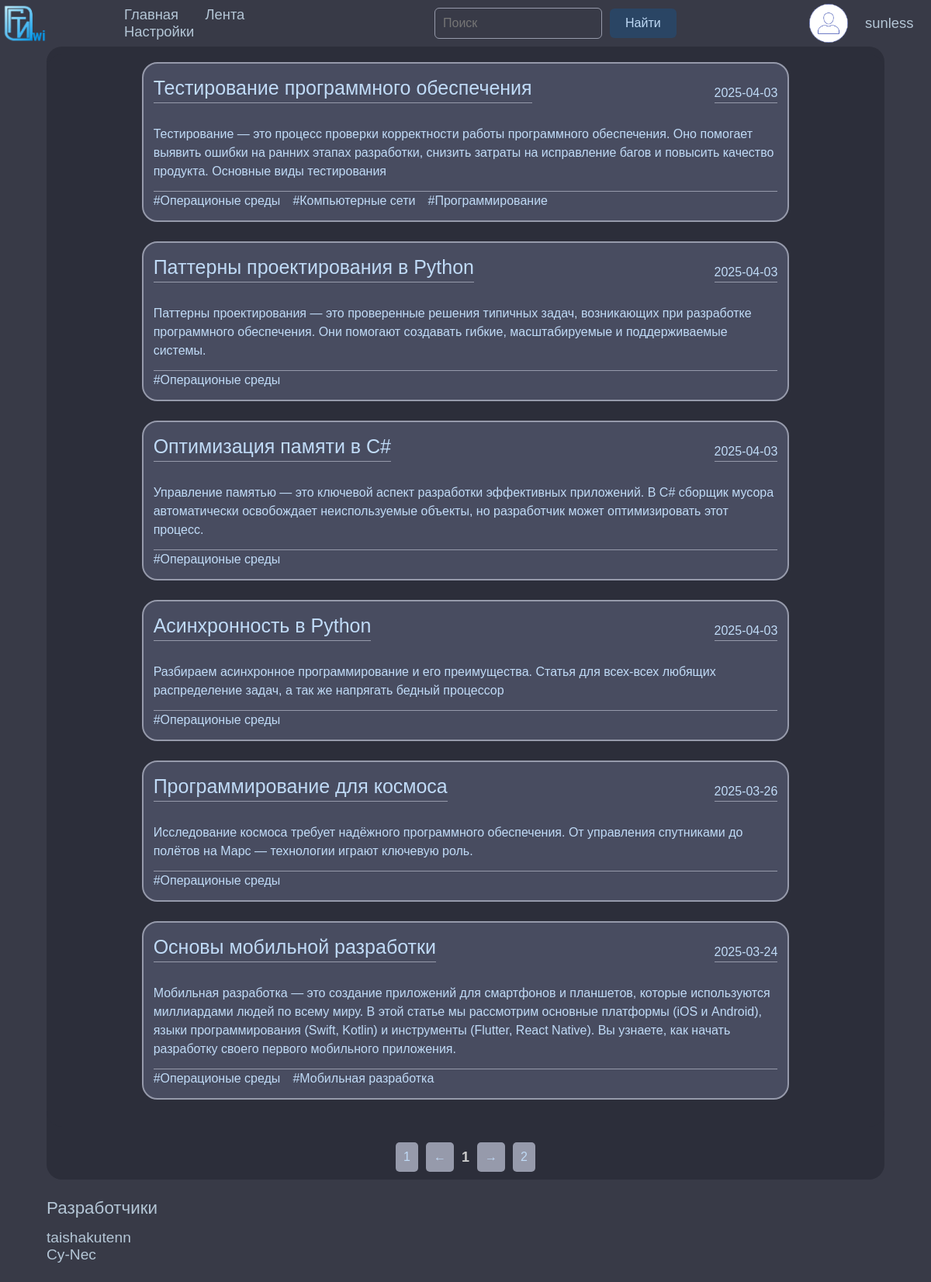
The page /ribbon (signed in) on the database its author committed.
### data/users.py (models this page shows, shortened)
class User(SqlAlchemyBase, UserMixin):
    __tablename__ = 'users'
    id = sqlalchemy.Column(sqlalchemy.Integer, primary_key=True, autoincrement=True)
    name = sqlalchemy.Column(sqlalchemy.String, nullable=True)
    surname = sqlalchemy.Column(sqlalchemy.String, nullable=True)
    username = sqlalchemy.Column(sqlalchemy.String, index=True, unique=True, nullable=True)
    about = sqlalchemy.Column(sqlalchemy.String, nullable=True)
    binary_avatar = sqlalchemy.Column(sqlalchemy.String, nullable=True)
    email = sqlalchemy.Column(sqlalchemy.String, index=True, unique=True, nullable=True)
    hashed_password = sqlalchemy.Column(sqlalchemy.String, nullable=True)
    role = sqlalchemy.Column(sqlalchemy.String, nullable=True, default="user")
    created_date = sqlalchemy.Column(sqlalchemy.DateTime, default=datetime.date.today)
    articles = orm.relationship("Article", back_populates='user', cascade="all, delete-orphan")
    notifications = orm.relationship("Notification", back_populates='user', cascade="all, delete-orphan")

### data/articles.py (models this page shows, shortened)
class Article(SqlAlchemyBase):
    __tablename__ = 'articles'
    id = sqlalchemy.Column(sqlalchemy.Integer, primary_key=True, autoincrement=True)
    title = sqlalchemy.Column(sqlalchemy.String, nullable=False)  # Заголовок статьи
    preview = sqlalchemy.Column(sqlalchemy.String, nullable=True)  # Краткое описание
    author_id = sqlalchemy.Column(sqlalchemy.Integer, sqlalchemy.ForeignKey('users.id'), nullable=False)  # ID автора
    created_date = sqlalchemy.Column(sqlalchemy.DateTime, default=datetime.date.today)  # Дата создания
    updated_date = sqlalchemy.Column(sqlalchemy.DateTime, onupdate=datetime.date.today, nullable=True)  # Дата обновления
    article_text = sqlalchemy.Column(sqlalchemy.String, nullable=False) # Текст статьи
    views = sqlalchemy.Column(sqlalchemy.Integer, default=0, index=True)  # Количество просмотров
    user = orm.relationship('User')
    tags = orm.relationship(
        "NewsToTags",
        back_populates="article"
    )

### data/tags.py (models this page shows)
class Tag(SqlAlchemyBase):
    __tablename__ = 'tags'
    id = sqlalchemy.Column(sqlalchemy.Integer, primary_key=True, autoincrement=True)
    name = sqlalchemy.Column(sqlalchemy.String, nullable=True)
    articles = relationship(
        "NewsToTags",
        back_populates="tag"
    )

### main.py (the view)
@app.route("/ribbon")
def ribbon():
    page = request.args.get('page', default=1, type=int)
    articles_per_page = 6  # Статей на странице
    offset = (page - 1) * articles_per_page  # Сколько записей нужно пропустить в бд для данной страницы
    db_sess = db_session.create_session()
    articles = db_sess.query(Article).order_by(Article.id.desc()).offset(offset).limit(articles_per_page).all()
    total_articles = db_sess.query(Article).count()  # Общее количество статей
    max_page = (total_articles + articles_per_page - 1) // articles_per_page  # Расчёт количества страниц
    params = {
        "title": "Лента",
        "articles": [],
        "page": page,
        "max_page": max_page
    }
    for article in articles:
        article_to_tags = db_sess.query(NewsToTags).filter(NewsToTags.article_id == article.id).all()
        tags = [tag.tag.name for tag in article_to_tags]
        params["articles"].append({
            "article": article,
            "tags": tags,
        })
    return render_template("ribbon.html", **params)

### data/db_session.py (called while the page is built)
def create_session() -> Session:
    global __factory
    return __factory()

### main.py (called while the page is built)
@login_manager.user_loader  # загружаем пользователя при запуске
def load_user(user_id):
    db_sess = db_session.create_session()
    return db_sess.query(User).get(user_id)

@app.context_processor
def inject_user_avatar():
    db_sess = db_session.create_session()
    if current_user.is_authenticated:
        is_creator = db_sess.query(Demand).filter(Demand.user_id == current_user.id).first()
    else:
        is_creator = False
    if current_user.is_authenticated:
        user_avatar = current_user.binary_avatar  # Получаем Base64 строку изображения
    else:
        user_avatar = None  # Если пользователь не авторизован
    return dict(user_avatar=user_avatar, is_creator=is_creator)

### templates/ribbon.html
{% extends "base.html" %}
{% block content %}
	<main class="ribbon">
        <div class="articles-blocks">
            {% for item in articles %}
                <div class="article-block">
                    <div class="header">
                        <h1 class="title">
                            <a href="/article/{{ item.article.id }}">{{ item.article.title }}</a>
                        </h1>
                        <span class="date-rib">{{ item.article.created_date.strftime('%Y-%m-%d') }}</span>
                    </div>
                    <div class="main-text">{{ item.article.preview }}</div>
                    <div class="tags-list-footer">
                        {% for tag in item.tags %}
                            <p>#{{ tag }}</p>
                        {% endfor %}
                    </div>
                </div>
            {% endfor %}
        </div>
    </main>
	<div class="pagination">
	        <button type="submit" name="page" value="ribbon" onclick="window.location.href='/ribbon?page=1'">1</button>
	        <button type="submit" name="page" value="prev" onclick="window.location.href='/ribbon?page={{ page - 1 }}'">←</button>
	        <span class="current-page">{{ page }}</span>
	        <button type="submit" name="page" value="next" onclick="window.location.href='/ribbon?page={{ page + 1 }}'">→</button>
	        <button type="submit" name="page" value="{{ total_pages }}" onclick="window.location.href='/ribbon?page={{ max_page }}'">{{ max_page }}</button>
	</div>
{% endblock %}

### templates/base.html (shortened to what this page needs)
<!DOCTYPE html>
<html lang="ru">
<head>
  <link rel="stylesheet" href="{{ url_for('static', filename='css/base.css')}}">
</head>
<body>
  <header>
    <div class="logo">
      <img src="{{ url_for('static', filename='images/LOGO.png')}}" alt="logo.net">
    </div>
    <nav>
      <a href="/index">Главная</a>
      <a href="/ribbon">Лента</a>
      <a href="/settings">Настройки</a>
    </nav>
    <div class="search_block">
      <form action="/search" method="GET">
        <input type="text" placeholder="Поиск" name="query">
        <button type="submit">Найти</button>
      </form>
    </div>
    {% if current_user.is_authenticated %}
    <div class="account">
      {% if user_avatar %}
    <img alt="avatar.net" style="width: 50px; height: 50px; border-radius: 50%;">
      {% else %}
    <img src="{{ url_for('static', filename='images/stock.png') }}" alt="avatar.net" style="width: 50px; height: 50px; border-radius: 50%;">
      {% endif %}
      <a href="/account"> {{ current_user.username }}</a>
    </div>
    {% endif %}
  </header>
  <main>
    {% block content %}{% endblock %}
  </main>
  <footer>
    <div class="aboutUs">
      <h1>Разработчики</h1>
      <ul>
        <li><a href="https://github.com/taishakutenn">taishakutenn</a></li>
        <li><a href="https://github.com/Cy-Nec">Cy-Nec</a></li>
      </ul>
    </div>
  </footer>
</body>
</html>

### static/css/base.css (style rules this page uses)
main { display: block; margin-left: 5%; margin-right: 5%; padding-top: 10px; padding-bottom: 10px; background-color: var(--background-clr-2); border-radius: 20px; }
main * { border-radius: 20px; }
main.ribbon { display: flex; color: var(--base-text-clr); margin: 0; justify-content: center; }
.article-block .header { margin-top: 0; }
.article-block .header .date-rib { margin-bottom: 15px; border-bottom: var(--border-std); border-radius: 0%; }
.pagination { display: flex; justify-content: center; align-items: center; gap: 10px; margin-top: 20px; }
.pagination button { padding: 10px; font-size: 16px; border: none; border-radius: 5px; cursor: pointer; background-color: var(--border-clr); color: var(--text-clr); transition: var(--background-clr) 0.3s ease; }
.pagination .current-page { font-size: 18px; font-weight: bold; color: var(--slide-btn-clr); }
div.articles-blocks { flex-basis: 80%; padding-left: 1%; padding-right: 1%; word-wrap: break-word; }
div.article-block { margin-left: .5%; margin-right: .5%; margin-bottom: 3%; padding: 1.5%; word-wrap: break-word; border: 2px solid var(--border-clr); background-color: var(--background-clr-dark); }
div.article-block .header { display: flex; justify-content: space-between; margin-top: 0; }
div.article-block .header h1 { flex-basis: 70%; }
div.article-block .header span { align-self: self-end; }
div.article-block h1 { font-size: 26px; border-bottom: var(--border-std); max-width: fit-content; border-radius: 0; }
div.article-block a { color: var(--text-clr); }
div.article-block div { margin-top: 13px; line-height: 1.5; font-size: 100%; }
div.tags-list-footer { display: flex; gap: 2%; border-top: var(--border-std); border-radius: 0; }
div.articles-blocks h1 { text-align: center; margin-bottom: 15px; font-size: 25px; }

### static/css/index.css (style rules this page uses)
:root { --background-clr: rgb(244, 245, 250); --background-clr-2: rgb(255, 255, 255); --background-clr-dark: rgb(244, 245, 250); --text-clr: black; --a-hover: rgb(177, 177, 177); --label-clr: rgb(223, 239, 255); --base-text-clr: black; --text-clr-h1: black; --border-clr: rgb(150, 154, 171); --btn-clr: rgb(83, 159, 182); --btn-clr-red: #ff4d4d; --btn-clr-green: rgb(48, 155, 21); --btn-clr-cyan: rgb(83, 159, 182); --border-std: 1px solid rgb(150, 154, 171); --slide-btn-clr: rgb(150, 154, 171); }
[data-theme="dark"] { --background-clr: rgb(56, 58, 71); --background-clr-2: rgb(44, 46, 58); --background-clr-dark: rgb(72, 76, 96); --text-clr: rgb(192, 219, 247); --a-hover: rgb(255, 255, 255); --label-clr: rgb(223, 239, 255); --base-text-clr: rgb(192, 219, 247); --text-clr-h1: rgb(180, 198, 214); --border-clr: rgb(150, 154, 171); --btn-clr: #2a4564; --btn-clr-red: #ff4d4d; --btn-clr-green: rgb(48, 155, 21); --btn-clr-cyan: rgb(83, 159, 182); --border-std: 1px solid rgb(150, 154, 171); --slide-btn-clr: #ccc; }
body { background-color: var(--background-clr); padding: 0; }
* { font-family: 'Gill Sans', 'Gill Sans MT', Calibri, 'Trebuchet MS', sans-serif; }
header { background-color: var(--background-clr); display: flex; justify-content: space-between; align-items: center; }
header * { color: var(--text-clr-h1); }
header a { font-size: 115%; }
header div.account { flex-basis: 15%; display: flex; justify-content: space-evenly; }
header div.account img { width: 18%; height: 18%; border-radius: 50%; }
header div.account a { align-self: center; }
header .logo { flex-basis: 5%; }
header nav { flex-basis: 25%; }
header nav a { margin-right: 10%; }
div.search_block { flex-basis: 30%; }
.search_block form { display: flex; align-items: center; }
.search_block input[type="text"] { width: 60%; padding: 10px; border: 1px solid var(--border-clr); border-radius: 6px; font-size: 100%; outline: none; }
.search_block button[type="submit"] { padding: 10px 20px; background-color: var(--btn-clr); border: none; border-radius: 6px; color: var(--text-clr); font-size: 100%; cursor: pointer; margin-left: 10px; }
footer { background-color: var(--background-clr); display: flex; flex-direction: row; justify-content: space-between; align-items: center; padding: 2%; padding-left: 5%; }
footer * { color: var(--text-clr-h1); }
footer h1 { font-size: 140%; margin-bottom: 10%; }
footer a { font-size: 120%; }

### rows shown on the page
User: username "sunless"
Article: article "Тестирование программного обеспечения", article.created_date "2025-04-03", article.preview "Тестирование — это процесс проверки корректности работы программного обеспечения. Оно помогает выявить ошибки на ранних этапах разработки, снизить затраты на исправление багов и повысить качество продукта. Основные виды тестирования"
Tag: name "Операционые среды"
Tag: name "Компьютерные сети"
Tag: name "Программирование"
Article: article "Паттерны проектирования в Python", article.created_date "2025-04-03", article.preview "Паттерны проектирования — это проверенные решения типичных задач, возникающих при разработке программного обеспечения. Они помогают создавать гибкие, масштабируемые и поддерживаемые системы."
Article: article "Оптимизация памяти в C#", article.created_date "2025-04-03", article.preview "Управление памятью — это ключевой аспект разработки эффективных приложений. В C# сборщик мусора автоматически освобождает неиспользуемые объекты, но разработчик может оптимизировать этот процесс."
Article: article "Асинхронность в Python", article.created_date "2025-04-03", article.preview "Разбираем асинхронное программирование и его преимущества. Статья для всех-всех любящих распределение задач, а так же напрягать бедный процессор"
Article: article "Программирование для космоса", article.created_date "2025-03-26", article.preview "Исследование космоса требует надёжного программного обеспечения. От управления спутниками до полётов на Марс — технологии играют ключевую роль."
Article: article "Основы мобильной разработки", article.created_date "2025-03-24", article.preview "Мобильная разработка — это создание приложений для смартфонов и планшетов, которые используются миллиардами людей по всему миру. В этой статье мы рассмотрим основные платформы (iOS и Android), языки программирования (Swift, Kotlin) и инструменты (Flutter, React Native). Вы узнаете, как начать разработку своего первого мобильного приложения."
Tag: name "Мобильная разработка"

### other values the page prints
{{ page }} "1"
{{ max_page }} "2"
